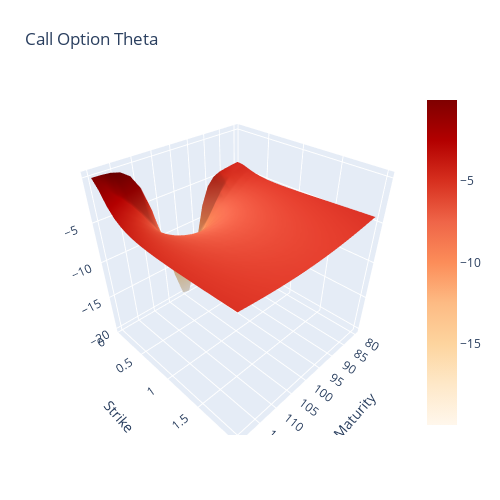

This figure's notebook cell:
### Code cell
fig = go.Figure(data=[go.Surface(z=Th, x=T, y=K, colorscale="OrRd")])
fig.update_layout(title='Call Option Theta', autosize=False,
                  width=500, height=500,
                  margin=dict(l=65, r=50, b=65, t=90),
                  scene=dict(xaxis_title='Maturity',
                             yaxis_title='Strike',
                             zaxis_title='Option Theta'))
fig.show()

### Figure 1 — Plotly figure (JSON) as saved in the notebook; plotly's stock layout.template omitted (floating-point values rounded to 4 significant figures; data arrays with more than 128 entries replaced by an {"elided": "..."} marker saying what was removed)
{"data": [{"colorscale": [[0, "rgb(255,247,236)"], [0.125, "rgb(254,232,200)"], [0.25, "rgb(253,212,158)"], [0.375, "rgb(253,187,132)"], [0.5, "rgb(252,141,89)"], [0.625, "rgb(239,101,72)"], [0.75, "rgb(215,48,31)"], [0.875, "rgb(179,0,0)"], [1, "rgb(127,0,0)"]], "type": "surface", "x": {"elided": "20x20 float values"}, "y": {"elided": "20x20 float values"}, "z": {"elided": "20x20 float values"}}], "layout": {"autosize": false, "height": 500, "margin": {"b": 65, "l": 65, "r": 50, "t": 90}, "scene": {"xaxis": {"title": {"text": "Maturity"}}, "yaxis": {"title": {"text": "Strike"}}, "zaxis": {"title": {"text": "Option Theta"}}}, "title": {"text": "Call Option Theta"}, "width": 500}}
